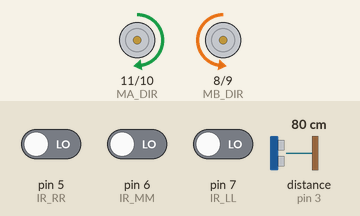
The sketch below on a simulated Arduino Uno, built with avr-gcc and run on an emulated ATmega328P. Parts: direction and speed pins drawn as motors (green arrow = direction pin HIGH = forward, orange = LOW = backward, longer = more drive). Wiring (inferred from the names in the program): ultrasonic range finder: trigger pin 12; echo pin 3. Inputs (shaded band) come from the test bench; at power-on: distance to the obstacle (sensor on pin 3) 80 cm, pin 5 (IR_RR) LOW, pin 6 (IR_MM) LOW, pin 7 (IR_LL) LOW. The echo pulse lasts 58.3 µs per cm.

Above: at 1.2 s.
1.3 s: distance to the obstacle (sensor on pin 3) set to 26 cm
2.8 s: distance to the obstacle (sensor on pin 3) set to 22 cm
At 3.2 s:
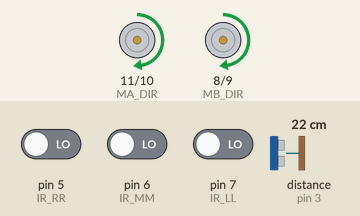
4.3 s: distance to the obstacle (sensor on pin 3) set to 35 cm
At 4.9 s:
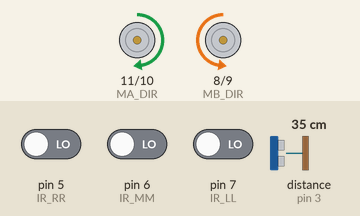
5.8 s: distance to the obstacle (sensor on pin 3) set to 2 cm
At 7.1 s:
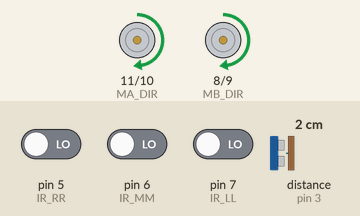
Timing chart, 0 to 8.3 s (numbered marks = the images above; inputs shaded):
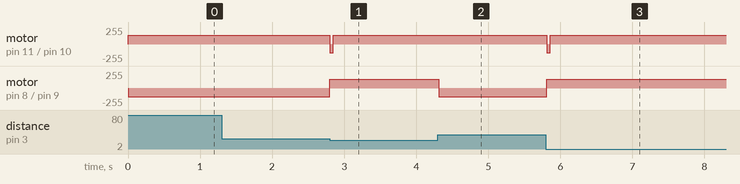

The sketch:

06_bot_sumo_auto.ino
```cpp
const uint8_t
  MA_DIR = 11, MA_SPEED = 10,
  MB_DIR = 8, MB_SPEED = 9;
uint8_t speed = 128;

const uint8_t IR_LL = 7, IR_RR = 5, IR_MM = 6;
boolean onLL = false, onRR = false, onMM = false;

const uint8_t US_TRIG = 12, US_ECHO = 3;
const uint8_t
  S = 0, F = 1, B = 2, R = 3, L = 4;
uint8_t rState = S;

void ff() {
  digitalWrite(MA_DIR, HIGH);
  analogWrite(MA_SPEED, speed);
  digitalWrite(MB_DIR, HIGH);
  analogWrite(MB_SPEED, speed);
}
void bb() {
  digitalWrite(MA_DIR, LOW);
  analogWrite(MA_SPEED, speed);
  digitalWrite(MB_DIR, LOW);
  analogWrite(MB_SPEED, speed);
}
void ss() {
  digitalWrite(MA_DIR, LOW);
  analogWrite(MA_SPEED, 0);
  digitalWrite(MB_DIR, LOW);
  analogWrite(MB_SPEED, 0);
}
void rr() {
  digitalWrite(MA_DIR, HIGH);
  analogWrite(MA_SPEED, speed);
  digitalWrite(MB_DIR, LOW);
  analogWrite(MB_SPEED, speed);
}
void ll() {
  digitalWrite(MA_DIR, LOW);
  analogWrite(MA_SPEED, speed);
  digitalWrite(MB_DIR, HIGH);
  analogWrite(MB_SPEED, speed);
}

void setup() {
  // put your setup code here, to run once:
  pinMode(IR_LL, INPUT);
  pinMode(IR_RR, INPUT);
  pinMode(IR_MM, INPUT);

  pinMode(MA_DIR, OUTPUT);
  pinMode(MA_SPEED, OUTPUT);
  pinMode(MB_DIR, OUTPUT);
  pinMode(MB_SPEED, OUTPUT);

  pinMode(US_TRIG, OUTPUT);
  pinMode(US_ECHO, INPUT);
  Serial.begin(9600);
}

boolean isBlocked() {
    // put your main code here, to run repeatedly:
  digitalWrite(US_TRIG, LOW);
  delayMicroseconds(2);
  digitalWrite(US_TRIG, HIGH);
  delayMicroseconds(10);
  digitalWrite(US_TRIG, LOW);

  uint64_t time =  pulseIn(US_ECHO, HIGH);
  // time = microseconds * 1000000
  // 343 m/s speed of sound
  // cm
  double dura = (time / 2);
  dura = dura / 1000000;
  double dist = 343 * dura;
  dist = dist * 100;
  // cm
  if (dist < 25 ) return true;
  else return false;
}

void loop() {
  // put your main code here, to run repeatedly:
  if (digitalRead(IR_LL) == HIGH) onLL = true;
  else onLL = false;
  if (digitalRead(IR_RR) == HIGH) onRR = true;
  else onRR = false;
  if (digitalRead(IR_MM) == HIGH) onMM = true;
  else onMM = false;

  if (isBlocked()) {
    switch(rState){
        case L:
            rr();
            delay(50);
            break;
        case R:
            ll();
            delay(50);
            break;
    }
    rState = F;
    ff();
    delay(10);
  } else if (!onLL) {
    rState = R;
    rr();
    delay(10);
  } else if (!onRR) {
    rState = L;
    ll();
    delay(10);
  } else if (!onMM) {
    rState = B;
    bb();
    delay(400);
  } else {
    rState = F;
    ff();
  }
}
```

Measured:
- the behaviour switches between 25 and 24 cm on distance to the obstacle (sensor on pin 3) (found by bisection; images 0 and 1)
- after the input at 1.3 s, every drawn part: stays the same
- after the input at 2.8 s, motor on pin 11 (MA_DIR) / pin 10 (MA_SPEED): forward 128/255 → backward 128/255 at once, → forward 128/255 0.05 s later; motor on pin 8 (MB_DIR) / pin 9 (MB_SPEED): backward 128/255 → forward 128/255 at once
- after the input at 4.3 s, motor on pin 8 (MB_DIR) / pin 9 (MB_SPEED): forward 128/255 → backward 128/255 at once
- after the input at 5.8 s, motor on pin 11 (MA_DIR) / pin 10 (MA_SPEED): forward 128/255 → backward 128/255 at once, → forward 128/255 0.05 s later; motor on pin 8 (MB_DIR) / pin 9 (MB_SPEED): backward 128/255 → forward 128/255 at once
